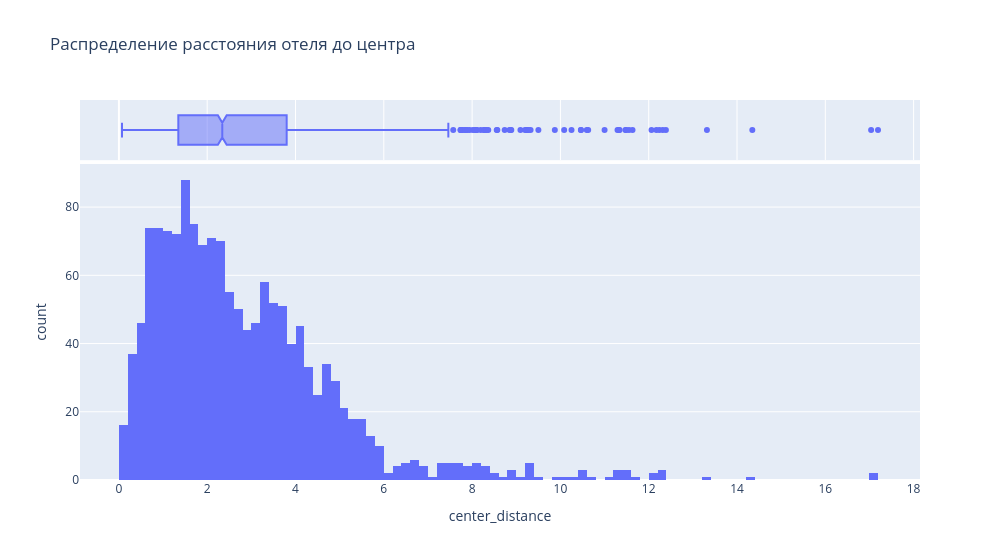

Notebook code for this chart:
### Code cell
# построим гистограмму распределения расстояния до центра города
import plotly.express as px
fig = px.histogram(
    data_frame=hotels.groupby('hotel_name', as_index=False).center_distance.min(),
    x='center_distance',
    title='Распределение расстояния отеля до центра',
    nbins=90,
    marginal='box',
    width=1000,
)
fig.show()

### Figure 1 — Plotly figure (JSON) as saved in the notebook; plotly's stock layout.template omitted (floating-point values rounded to 4 significant figures; data arrays with more than 128 entries replaced by an {"elided": "..."} marker saying what was removed)
{"data": [{"alignmentgroup": "True", "bingroup": "x", "hovertemplate": "center_distance=%{x}<br>count=%{y}<extra></extra>", "legendgroup": "", "marker": {"color": "#636efa", "pattern": {"shape": ""}}, "name": "", "nbinsx": 90, "offsetgroup": "", "orientation": "v", "showlegend": false, "type": "histogram", "x": {"elided": "1494 float values"}, "xaxis": "x", "yaxis": "y"}, {"alignmentgroup": "True", "hovertemplate": "center_distance=%{x}<extra></extra>", "legendgroup": "", "marker": {"color": "#636efa"}, "name": "", "notched": true, "offsetgroup": "", "showlegend": false, "type": "box", "x": {"elided": "1494 float values"}, "xaxis": "x2", "yaxis": "y2"}], "layout": {"barmode": "relative", "legend": {"tracegroupgap": 0}, "title": {"text": "Распределение расстояния отеля до центра"}, "width": 1000, "xaxis": {"anchor": "y", "domain": [0, 1], "title": {"text": "center_distance"}}, "xaxis2": {"anchor": "y2", "domain": [0, 1], "matches": "x", "showgrid": true, "showticklabels": false}, "yaxis": {"anchor": "x", "domain": [0, 0.8316], "title": {"text": "count"}}, "yaxis2": {"anchor": "x2", "domain": [0.8416, 1], "matches": "y2", "showgrid": false, "showline": false, "showticklabels": false, "ticks": ""}}}
